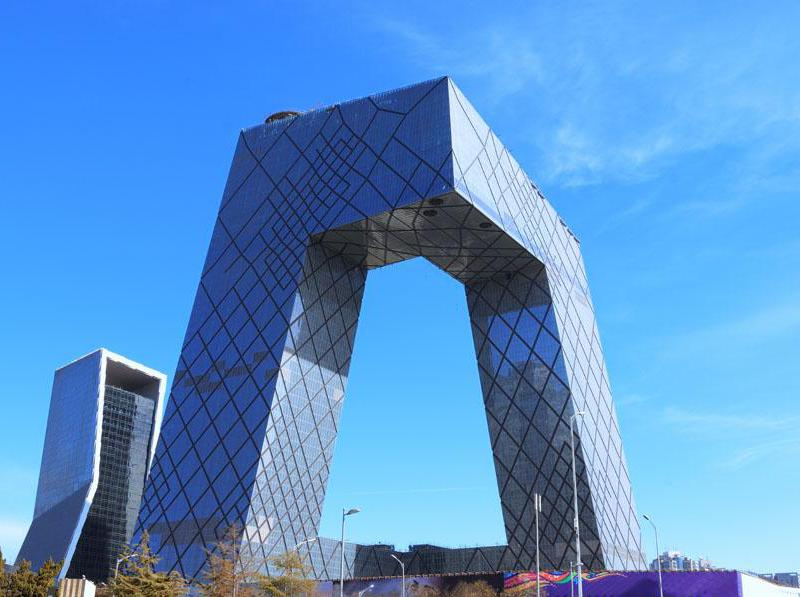
#> input picture opencv/opencv_09/chessboard.jpg, 800 x 597 px
$ jupyter execute --allow-errors opencv_09.ipynb   (shell and % lines are left out)
#> lines starting #> are read from the running program, lines starting #| are printed output that depends on the picture; after the words box and inside, x2 and y2 are one past the last pixel; in counts of white or black regions, pixels touching at a corner belong together
[cell 1]
#导入相关库与包
import cv2
import numpy as np
import matplotlib.pyplot as plt

[cell 2]
#定义一个图片显示函数
def cv_show(name,img):
    cv2.imshow(name,img)
    cv2.waitKey(0)
    cv2.destroyAllWindows()

# 图像特征-harris角点检测

## cv2.cornerHarris()
#### img:数据类型为float32的输入图像；
#### blockSize:角点检测中指定区域的大小；
#### ksize:Sobel求导中使用的窗口大小；
#### k:取值参数为【0.04，0.06】

[cell 3]
img = cv2.imread("chessboard.jpg")
#> img is the input picture: shape (597, 800, 3); mean B, G, R 206.4, 147.3, 90.6
print('image.shape:',img.shape)
#| image.shape: (597, 800, 3)
gray = cv2.cvtColor(img,cv2.COLOR_BGR2GRAY)
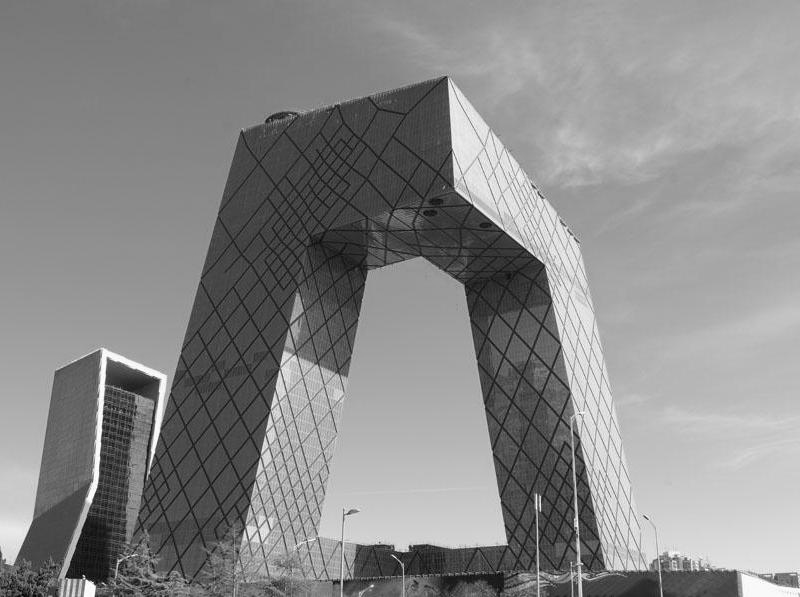
#> gray: shape (597, 800); min 2, max 255, mean 137.1
#gray = np.float32(gray)
dst = cv2.cornerHarris(gray,2,3,0.04)
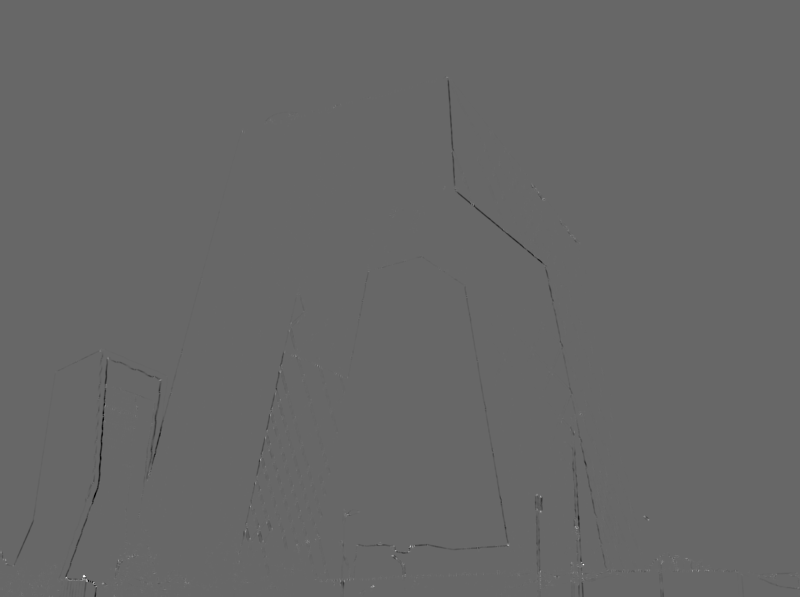
#> dst: shape (597, 800) float32; min -0.00931, max 0.0136, mean -1.49e-05; drawn with min black and max white
print('dst.shape:',dst.shape)
#| dst.shape: (597, 800)

[cell 4]
img[dst>0.01*dst.max()] = [0,0,255]
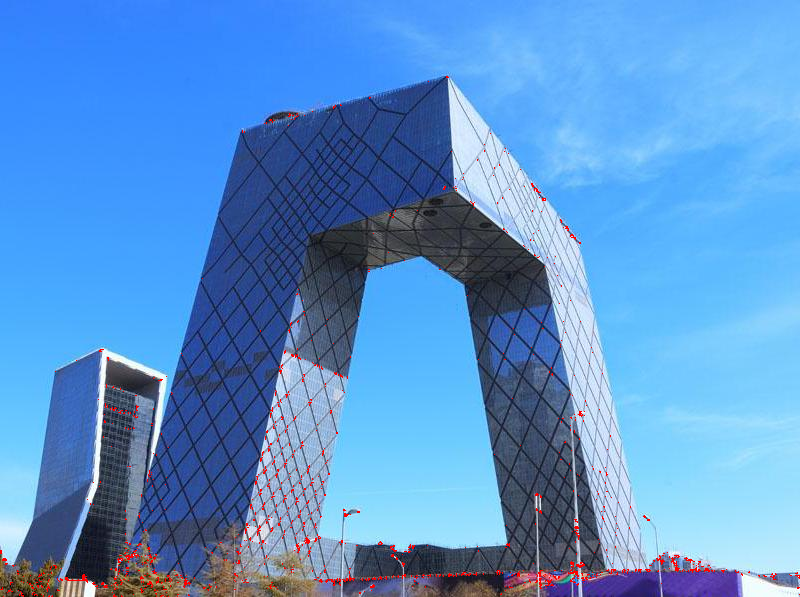
#> img: shape (597, 800, 3); 0.67% of pixels changed, all inside (x1, y1, x2, y2) = (0, 76, 800, 597)
cv_show("dst",img)

[cell 5]
#换用国际象棋棋盘进行角点检测效果更加明显
img = cv2.imread("chess.jpg")
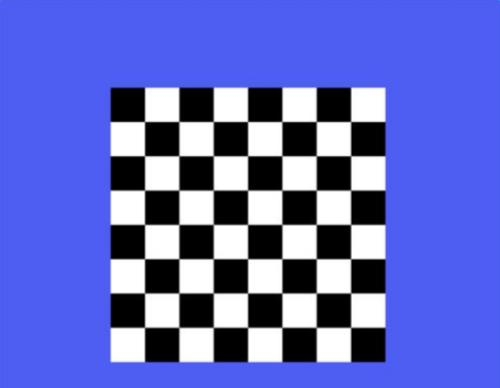
#> input picture opencv/opencv_09/chess.jpg, 500 x 388 px
#> img is the input picture: shape (388, 500, 3); mean B, G, R 197.4, 106.8, 97.2
print('image.shape:',img.shape)
#| image.shape: (388, 500, 3)
gray = cv2.cvtColor(img,cv2.COLOR_BGR2GRAY)
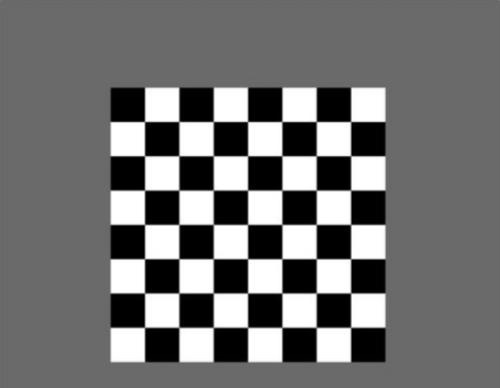
#> gray: shape (388, 500); min 0, max 255, mean 114.2
#gray = np.float32(gray)
dst = cv2.cornerHarris(gray,2,3,0.04)
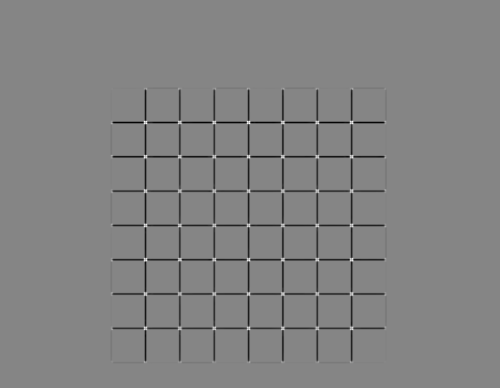
#> dst: shape (388, 500) float32; min -0.0139, max 0.0126, mean -0.000289; drawn with min black and max white
print('dst.shape:',dst.shape)
#| dst.shape: (388, 500)

[cell 6]
img[dst>0.01*dst.max()] = [0,0,255]
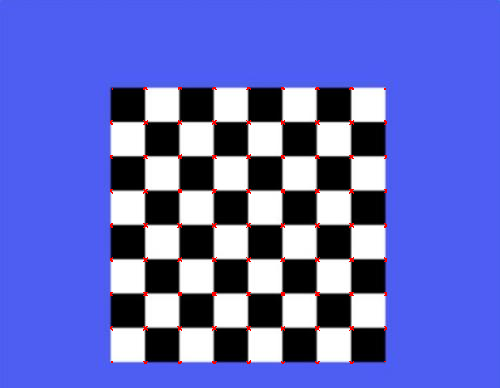
#> img: shape (388, 500, 3); 0.57% of pixels changed, all inside (x1, y1, x2, y2) = (110, 87, 387, 364)
cv_show("dst",img)
